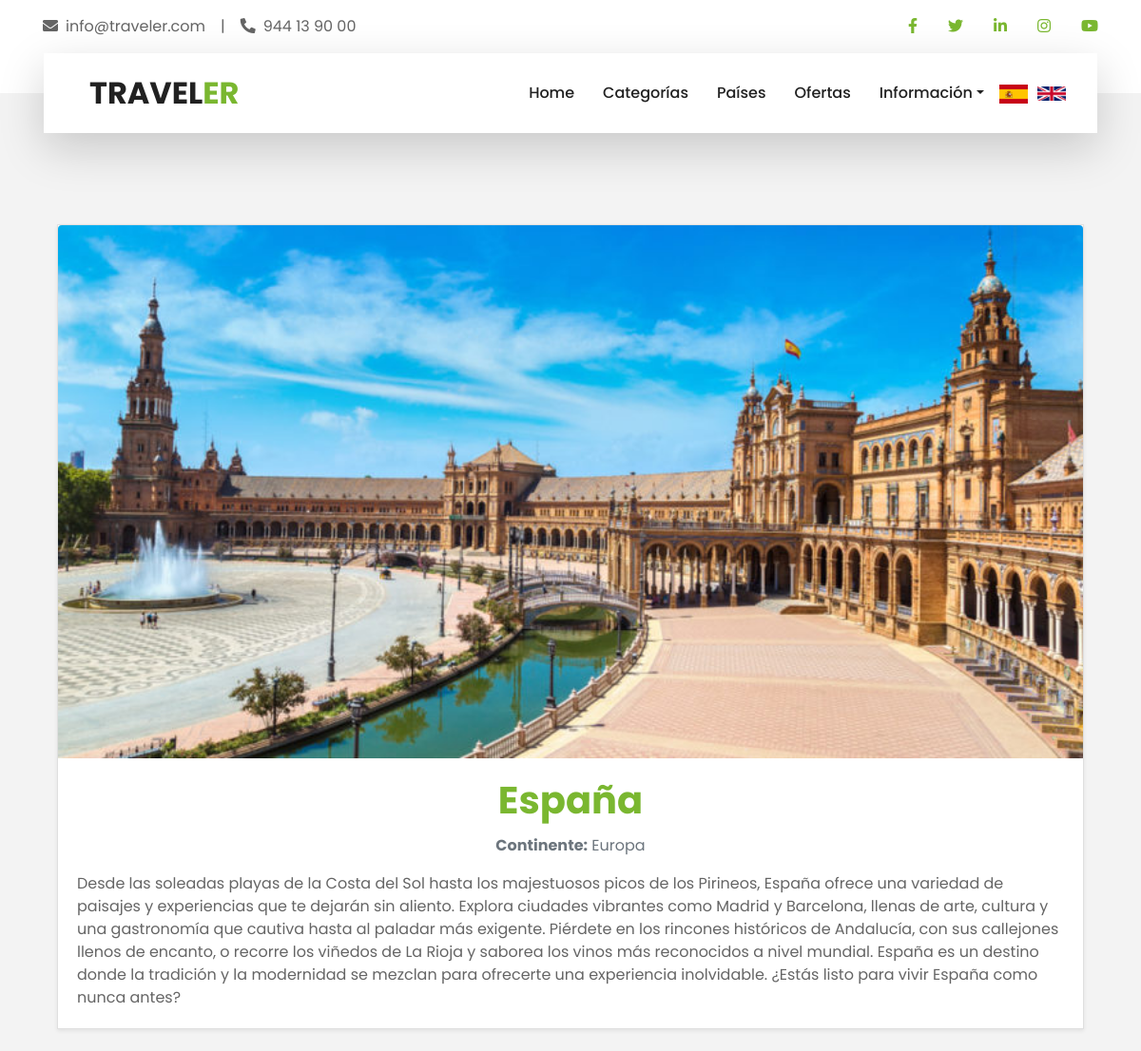
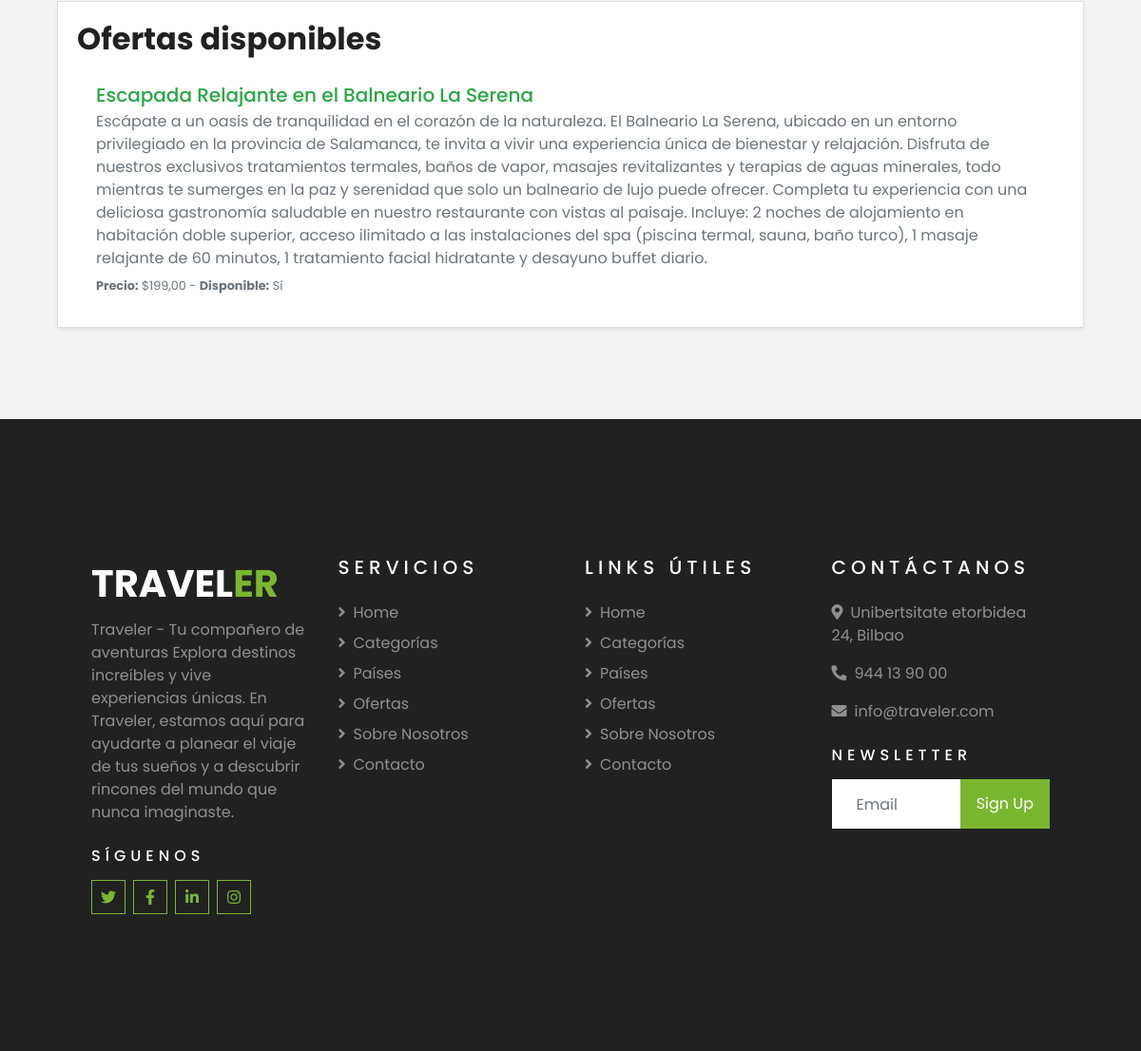
The page /es/paises/España/ on the database its author committed (2 pictures, top to bottom).
### travelOffersApp/models.py (models this page shows, shortened)
class Pais(models.Model):
    nombre = models.CharField(primary_key=True, max_length=100)
    descripcion = models.TextField()
    continente = models.CharField(max_length=100)
    image = models.ImageField(upload_to='travelOffersApp/static/img/', blank=True, null=True)

class Oferta(models.Model):
    id_oferta = models.AutoField(primary_key=True)
    nombre = models.CharField(max_length=200)
    descripcion = models.TextField()
    precio = models.DecimalField(max_digits=10, decimal_places=2)
    fecha_inicio = models.DateField()
    fecha_fin = models.DateField()
    pais = models.ForeignKey(Pais, on_delete=models.CASCADE, related_name='ofertas')
    categorias = models.ManyToManyField(Categoria, related_name='ofertas')
    disponible = models.BooleanField(default=True)
    image = models.ImageField(upload_to='travelOffersApp/static/img/', blank=True, null=True)

### travelOffersApp/views.py (the view)
# urls.py: path('paises/<str:pk>/', views.PaisView.as_view(), name='pais'),
class PaisView(DetailView):
    model = Pais
    template_name = 'pais.html'
    context_object_name = 'pais'
    def get_object(self, queryset=None):
        return get_object_or_404(Pais, nombre=self.kwargs['pk'])
    def get_context_data(self, **kwargs):
        context = super().get_context_data(**kwargs)
        context['titulo_pais'] = _("Detalles del país")
        return context

### travelOffersApp/templates/pais.html (shortened to what this page needs)
{% extends "base.html" %}
{% load static %}
{% load i18n %}
{% block content %}
<div class="container my-5">
    <div class="card shadow-sm mb-4">
        {% if pais.image %}
            <img src="{% static pais.image.name %}" alt="{% trans pais.nombre %}" class="card-img-top img-fluid rounded-top">
        {% endif %}
        <div class="card-body">
            <h1 class="card-title text-center text-primary">
                {% trans pais.nombre %}
            </h1>
            <p class="text-center text-muted">
                <strong>{% blocktrans %}Continente:{% endblocktrans %}</strong>
                {% trans pais.continente %}
            </p>
            <p class="card-text">
                {% trans pais.descripcion %}
            </p>
        </div>
    </div>
    <div class="card shadow-sm">
        <div class="card-body">
            <h2 class="card-title text-dark mb-3">
            </h2>
            <ul class="list-group list-group-flush">
                {% for oferta in pais.ofertas.all %}
                    <li class="list-group-item">
                        <h5 class="mb-1">
                            <a href="{% url 'oferta' oferta.id_oferta %}" class="text-success">
                                {% trans oferta.nombre %}
                            </a>
                        </h5>
                        <p class="mb-1 text-muted">
                            {% trans oferta.descripcion %}
                        </p>
                        <small class="text-muted">
                            <strong>{% blocktrans %}Precio:{% endblocktrans %}</strong> ${{ oferta.precio }} -
                            <strong>{% blocktrans %}Disponible:{% endblocktrans %}</strong>
                            {% if oferta.disponible %}
                                {% trans "Sí" %}
                            {% else %}
                                {% trans "No" %}
                            {% endif %}
                        </small>
                    </li>
                {% empty %}
                    <li class="list-group-item text-center text-muted">
                        {% blocktrans %}No hay ofertas disponibles para este país.{% endblocktrans %}
                    </li>
                {% endfor %}
            </ul>
        </div>
    </div>
</div>
{% endblock %}

### rows shown on the page
Pais: image (picture)
Oferta: precio "199,00"
